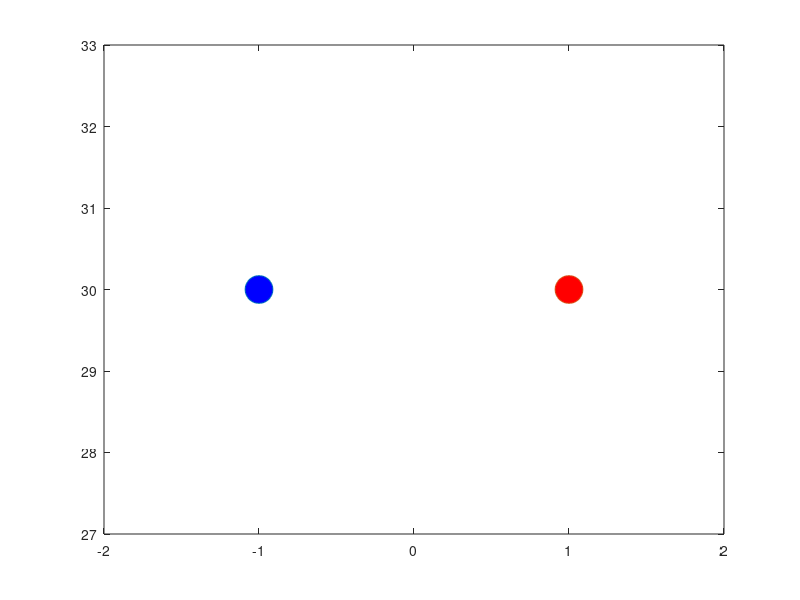

Recreate this plot in MATLAB. (Note: this script raises an error after producing the figure.)
% Parameters
t = 0;              % time

% Balls setup (columns = balls)
y = [30; 30];         % heights
v = [0; 0];        % velocities
g = [9.8; 9.8];
dt = [0.05; 0.05];
r = [0.5; 0.6];
delay = [0; 0];     % start delay for each ball (ball 2 starts at t=1s)

% Plot setup
figure
balls(1) = plot(-1, y(1), 'o', 'MarkerSize', 20, 'MarkerFaceColor', 'b');
hold on
balls(2) = plot( 1, y(2), 'o', 'MarkerSize', 20, 'MarkerFaceColor', 'r');
hold off
xlim([-2 2])
ylim([0 h+15])
xlabel('x')
ylabel('height')
title('Bouncing Balls with Delay')
grid on

% Simulation loop
while t < 10
    for i = 1:2
        if t > delay(i)   % only update after its delay
            v(i) = v(i) - g(i)*dt(i);
            y(i) = y(i) + v(i)*dt(i);

            if y(i) <= 0
                y(i) = 0;
                v(i) = -v(i)*r(i);
            end
        end
        set(balls(i), 'YData', y(i))  % update plot
    end
    
    t = t + dt;
    drawnow
end
